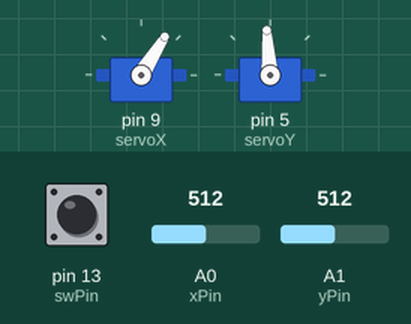
The sketch below on a simulated Arduino Uno, built with avr-gcc and run on an emulated ATmega328P. Shown: 2 × servo. Inputs (shaded band) come from the test bench; at power-on: A0 (xPin) = 512, A1 (yPin) = 512, pin 13 (swPin) HIGH.

Above: at 1.2 s.
1.3 s: A0 (xPin) set to 467
2.8 s: A0 (xPin) set to 438
At 3.9 s:
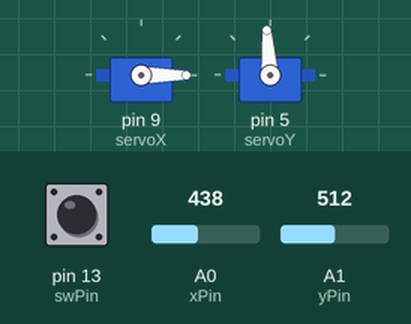
4.3 s: A1 (yPin) set to 468
5.8 s: A1 (yPin) set to 437
At 6.1 s:
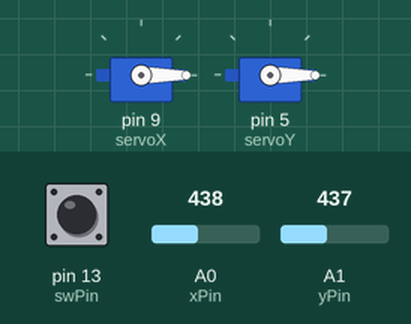
7.3 s: A0 (xPin) set to 460
At 8.5 s:
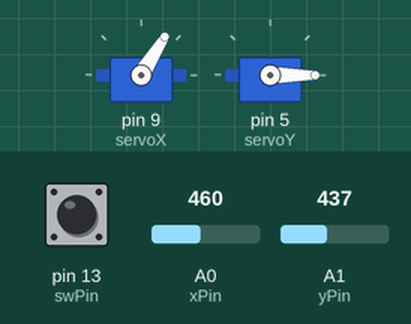
8.8 s: A1 (yPin) set to 610
At 9.6 s:
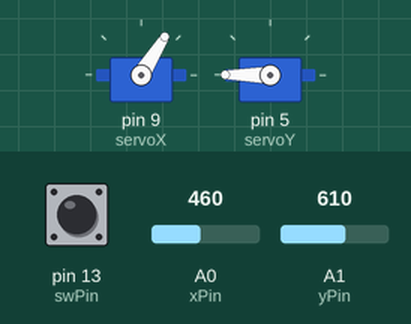
Timing chart, 0 to 11.3 s (numbered marks = the images above; inputs shaded):
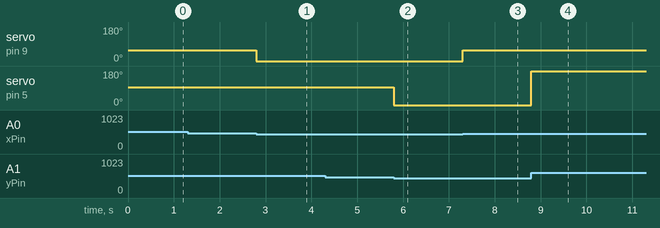

The sketch:

ArduinoServoJoystick.ino
```cpp
#include <Servo.h>

Servo servoX;
Servo servoY;

const int xPin = A0;
const int yPin = A1;
const int swPin = 13;

void setup() {
  pinMode(swPin, INPUT);
  digitalWrite(swPin, HIGH);
  servoX.attach(9);
  servoY.attach(5);
  Serial.begin(9600);
}

void loop() {

  int x = analogRead(xPin);
  int y = analogRead(yPin);
  int push = digitalRead(swPin);

  // Axe X
  if (x > 600) {
    servoX.write(180);
  }
  else if (x < 450) {
    servoX.write(0);
  }
  else {
    servoX.write(58);
  }

  // Axe Y
  if (y > 600) {
    servoY.write(180);
  }
  else if (y < 450) {
    servoY.write(0);
  }
  else {
    servoY.write(1516);
  }

}
```

Measured:
- the behaviour switches between 450 and 449 on A0 (xPin) (found by bisection; images 0 and 1)
- the behaviour switches between 450 and 449 on A1 (yPin) (found by bisection; images 1 and 2)
- after the input at 1.3 s, every drawn part: stays the same
- after the input at 2.8 s, servo on pin 9 (servoX): 58° → 0° at once
- after the input at 4.3 s, every drawn part: stays the same
- after the input at 5.8 s, servo on pin 5 (servoY): 94° → 0° at once
- after the input at 7.3 s, servo on pin 9 (servoX): 0° → 58° at once
- after the input at 8.8 s, servo on pin 5 (servoY): 0° → 180° at once
